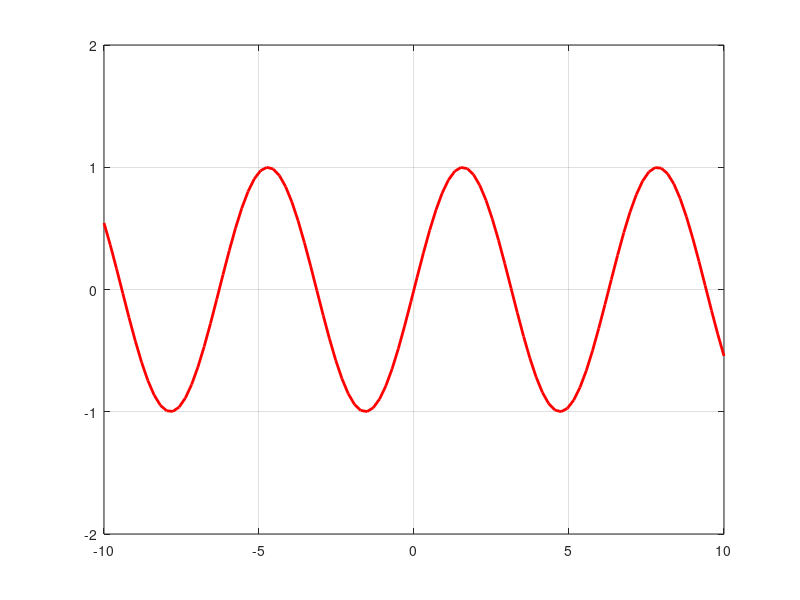

Write MATLAB code to recreate this figure.
clc; clear; close all;

X = linspace(-10, 10);
Y = sin(X);

plot(X, Y, 'r-', 'LineWidth', 2);

xlim([-10 10]);
ylim([-2 2]);

grid on;
